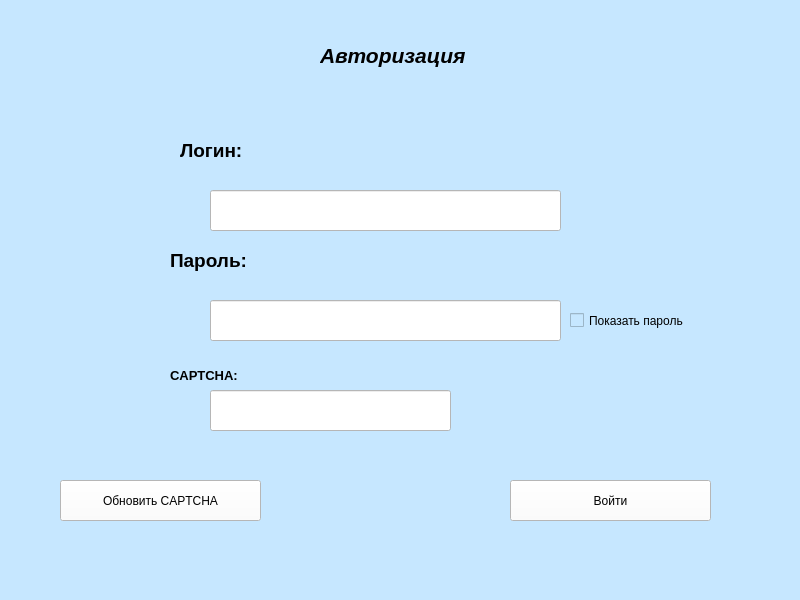
<?xml version="1.0" encoding="UTF-8"?>
<ui version="4.0">
 <class>MainWindow</class>
 <widget class="QMainWindow" name="MainWindow">
  <property name="geometry">
   <rect>
    <x>0</x>
    <y>0</y>
    <width>800</width>
    <height>600</height>
   </rect>
  </property>
  <property name="windowTitle">
   <string>MainWindow</string>
  </property>
  <property name="styleSheet">
   <string notr="true">background-color: rgb(198, 231, 255);</string>
  </property>
  <widget class="QWidget" name="centralwidget">
   <widget class="QLabel" name="login_label">
    <property name="geometry">
     <rect>
      <x>180</x>
      <y>130</y>
      <width>91</width>
      <height>41</height>
     </rect>
    </property>
    <property name="text">
     <string>&lt;html&gt;&lt;head/&gt;&lt;body&gt;&lt;p align=&quot;justify&quot;&gt;&lt;span style=&quot; font-size:14pt; font-weight:600;&quot;&gt;Логин:&lt;/span&gt;&lt;/p&gt;&lt;/body&gt;&lt;/html&gt;</string>
    </property>
   </widget>
   <widget class="QLabel" name="label_2">
    <property name="geometry">
     <rect>
      <x>170</x>
      <y>240</y>
      <width>101</width>
      <height>41</height>
     </rect>
    </property>
    <property name="text">
     <string>&lt;html&gt;&lt;head/&gt;&lt;body&gt;&lt;p align=&quot;justify&quot;&gt;&lt;span style=&quot; font-size:14pt; font-weight:600;&quot;&gt;Пароль:&lt;/span&gt;&lt;/p&gt;&lt;/body&gt;&lt;/html&gt;</string>
    </property>
   </widget>
   <widget class="QLabel" name="label_3">
    <property name="geometry">
     <rect>
      <x>320</x>
      <y>30</y>
      <width>191</width>
      <height>51</height>
     </rect>
    </property>
    <property name="text">
     <string>&lt;html&gt;&lt;head/&gt;&lt;body&gt;&lt;p align=&quot;justify&quot;&gt;&lt;span style=&quot; font-size:16pt; font-weight:600; font-style:italic;&quot;&gt;Авторизация &lt;/span&gt;&lt;/p&gt;&lt;/body&gt;&lt;/html&gt;</string>
    </property>
   </widget>
   <widget class="QLineEdit" name="login_input">
    <property name="geometry">
     <rect>
      <x>210</x>
      <y>190</y>
      <width>351</width>
      <height>41</height>
     </rect>
    </property>
    <property name="styleSheet">
     <string notr="true">background-color: rgb(255, 255, 255);</string>
    </property>
   </widget>
   <widget class="QLineEdit" name="password_input">
    <property name="geometry">
     <rect>
      <x>210</x>
      <y>300</y>
      <width>351</width>
      <height>41</height>
     </rect>
    </property>
    <property name="styleSheet">
     <string notr="true">background-color: rgb(255, 255, 255);</string>
    </property>
    <property name="echoMode">
     <enum>QLineEdit::Password</enum>
    </property>
   </widget>
   <widget class="QCheckBox" name="checkBox">
    <property name="geometry">
     <rect>
      <x>570</x>
      <y>310</y>
      <width>141</width>
      <height>21</height>
     </rect>
    </property>
    <property name="text">
     <string>Показать пароль</string>
    </property>
   </widget>
   <widget class="QLabel" name="label">
    <property name="geometry">
     <rect>
      <x>170</x>
      <y>360</y>
      <width>91</width>
      <height>31</height>
     </rect>
    </property>
    <property name="text">
     <string>&lt;html&gt;&lt;head/&gt;&lt;body&gt;&lt;p&gt;&lt;span style=&quot; font-size:10pt; font-weight:600;&quot;&gt;CAPTCHA:&lt;/span&gt;&lt;/p&gt;&lt;/body&gt;&lt;/html&gt;</string>
    </property>
   </widget>
   <widget class="QLineEdit" name="captcha_input">
    <property name="geometry">
     <rect>
      <x>210</x>
      <y>390</y>
      <width>241</width>
      <height>41</height>
     </rect>
    </property>
    <property name="styleSheet">
     <string notr="true">background-color: rgb(255, 255, 255);</string>
    </property>
    <property name="echoMode">
     <enum>QLineEdit::Password</enum>
    </property>
   </widget>
   <widget class="QPushButton" name="refresh_captcha_button">
    <property name="geometry">
     <rect>
      <x>60</x>
      <y>480</y>
      <width>201</width>
      <height>41</height>
     </rect>
    </property>
    <property name="styleSheet">
     <string notr="true">background-color: rgb(255, 255, 255);</string>
    </property>
    <property name="text">
     <string>Обновить CAPTCHA</string>
    </property>
   </widget>
   <widget class="QPushButton" name="pushButton_2">
    <property name="geometry">
     <rect>
      <x>510</x>
      <y>480</y>
      <width>201</width>
      <height>41</height>
     </rect>
    </property>
    <property name="styleSheet">
     <string notr="true">background-color: rgb(255, 255, 255);</string>
    </property>
    <property name="text">
     <string>Войти</string>
    </property>
   </widget>
  </widget>
  <widget class="QMenuBar" name="menubar">
   <property name="geometry">
    <rect>
     <x>0</x>
     <y>0</y>
     <width>800</width>
     <height>26</height>
    </rect>
   </property>
  </widget>
  <widget class="QStatusBar" name="statusbar"/>
 </widget>
 <resources/>
 <connections/>
</ui>
